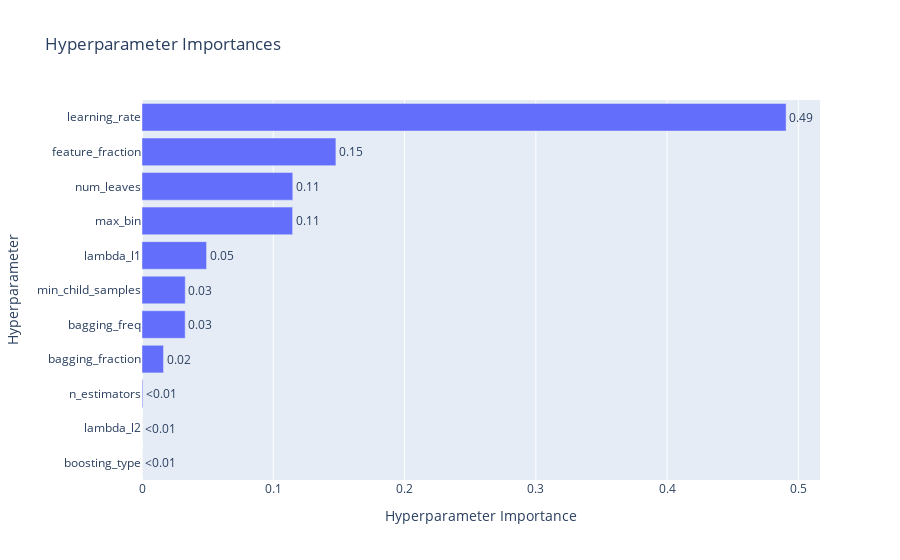

This figure's notebook cell:
### Code cell
# Plus rapide en html
im_path = os.path.join(im_dir, "single_parallel_coordinates.html")
fig.write_html(im_path)
fig.show()

### Figure 1 — Plotly figure (JSON) as saved in the notebook; plotly's stock layout.template omitted (floating-point values rounded to 4 significant figures)
{"data": [{"cliponaxis": false, "hovertemplate": ["boosting_type (CategoricalDistribution): 0.0<extra></extra>", "lambda_l2 (FloatDistribution): 1.1284358476796856e-08<extra></extra>", "n_estimators (IntDistribution): 0.0006056489878890361<extra></extra>", "bagging_fraction (FloatDistribution): 0.01639358197193788<extra></extra>", "bagging_freq (IntDistribution): 0.03288196624317381<extra></extra>", "min_child_samples (IntDistribution): 0.03294483063155574<extra></extra>", "lambda_l1 (FloatDistribution): 0.04918195872950982<extra></extra>", "max_bin (IntDistribution): 0.11475526867989987<extra></extra>", "num_leaves (IntDistribution): 0.11487100862927674<extra></extra>", "feature_fraction (FloatDistribution): 0.14770862489345693<extra></extra>", "learning_rate (FloatDistribution): 0.4906570999489418<extra></extra>"], "name": "Objective Value", "orientation": "h", "text": ["<0.01", "<0.01", "<0.01", "0.02", "0.03", "0.03", "0.05", "0.11", "0.11", "0.15", "0.49"], "textposition": "outside", "type": "bar", "x": [0, 1.128e-08, 0.0006056, 0.01639, 0.03288, 0.03294, 0.04918, 0.1148, 0.1149, 0.1477, 0.4907], "y": ["boosting_type", "lambda_l2", "n_estimators", "bagging_fraction", "bagging_freq", "min_child_samples", "lambda_l1", "max_bin", "num_leaves", "feature_fraction", "learning_rate"]}], "layout": {"title": {"text": "Hyperparameter Importances"}, "xaxis": {"title": {"text": "Hyperparameter Importance"}}, "yaxis": {"title": {"text": "Hyperparameter"}}}}
